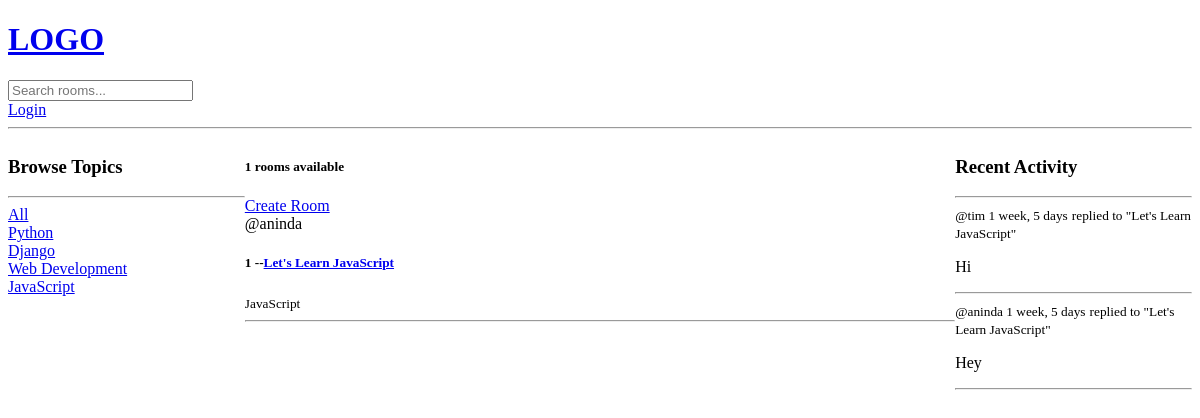
/?q=JavaScript, run on an earlier commit of the app's database.
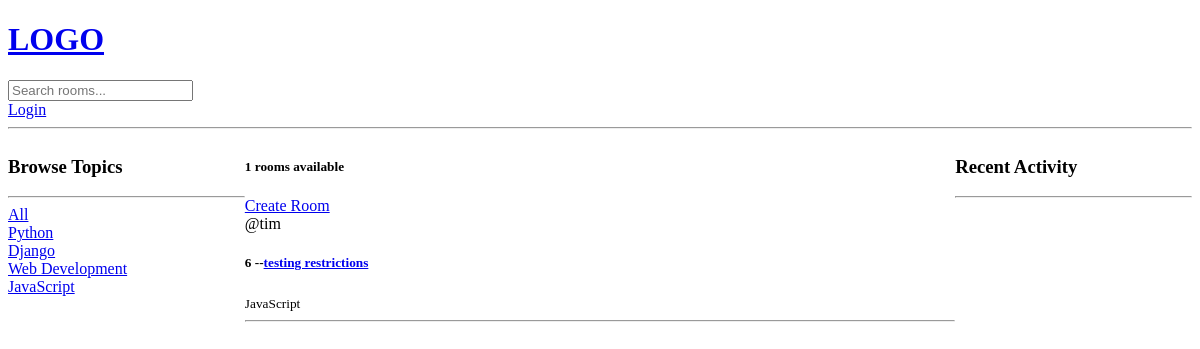
And on a later commit of the database.
### base/models.py (models this page shows)
class Topic(models.Model):
    name = models.CharField(max_length=200)
    def __str__(self):
        return self.name

class Room(models.Model):
    host = models.ForeignKey(User, on_delete=models.SET_NULL, null=True)
    topic = models.ForeignKey(Topic, on_delete=models.SET_NULL, null=True)
    name = models.CharField(max_length=200)
    description = models.TextField(null=True, blank=True)
    participants = models.ManyToManyField(User, related_name="participants", blank=True)
    updated = models.DateTimeField(auto_now=True)
    created = models.DateTimeField(auto_now_add=True)
    class Meta:
        ordering = ['-updated','-created']
    def __str__(self):
        return self.name

class Message(models.Model):
    user = models.ForeignKey(User, on_delete=models.CASCADE)
    room = models.ForeignKey(Room, on_delete=models.CASCADE)
    body = models.TextField()
    updated = models.DateTimeField(auto_now=True)
    created = models.DateTimeField(auto_now_add=True)
    class Meta:
        ordering = ['-updated','-created']
    def __str__(self):
        return self.body[0:50]

### base/views.py (the view)
# urls.py: path('', views.home, name='home'),
def home(request):
    q = request.GET.get('q') if request.GET.get('q') != None else ''
    rooms = Room.objects.filter(Q(topic__name__icontains=q) |
                                Q(name__icontains=q) |
                                Q(description__icontains=q)
                                )
    topics = Topic.objects.all()
    room_count = rooms.count() #works faster than python len() method
    room_messages = Message.objects.filter(Q(room__topic__name__icontains=q))
    context = {'rooms': rooms, 'topics': topics , 'room_count': room_count, 'room_messages': room_messages}
    return render(request, 'base/home.html', context)

### base/templates/base/home.html (shortened to what this page needs)
{% extends 'main.html' %}
{% block content %}
<div class="home-container">
    <div>
        {% include 'base/topics_component.html' %}
    </div>
    <div>
        <h5>{{room_count}} rooms available</h5>
        <a href="{% url 'create-room' %}">Create Room</a>
        {% include 'base/feed_component.html' %}
    </div>
    <div>
        {% include 'base/activity_component.html' %}
    </div>
</div>
{% endblock content %}

### base/templates/base/topics_component.html
<h3>Browse Topics</h3>
<hr>
<div>
    <a href="{% url 'home' %}">All</a>
</div>
{% for topic in topics %}
<div>
    <a href="{% url 'home' %}?q={{topic.name}}">{{ topic }}</a>
</div>
{% endfor %}

### base/templates/base/feed_component.html (shortened to what this page needs)
<div>
    {% for room in rooms %}
        <div>
            <span>@{{room.host.username}}</span>
            <h5>{{room.id}} --<a href="{% url 'room' room.id %}">{{room.name}}</a></h5>
            <small>{{room.topic.name}}</small>
            <hr>
        </div>
    {% endfor %}
</div>

### base/templates/base/activity_component.html (shortened to what this page needs)
<h3>Recent Activity</h3>
<hr>
{% for message in room_messages %}
    <div>
        <small>@{{message.user}} {{message.created|timesince}}</small>
        <small>replied to "{{message.room}}" </small>
        <p>{{message}}</p>
        <hr>
    </div>
{% endfor %}

What changed in the data, as far as the page shows it:
removed Room: host.username "aninda", id "1", name "Let's Learn JavaScript", topic.name "JavaScript"
removed Message: user "tim", created "1 week, 5 days", room "Let's Learn JavaScript", body "Hi"
removed Message: user "aninda", created "1 week, 5 days", room "Let's Learn JavaScript", body "Hey"
added Room: host.username "tim", id "6", name "testing restrictions", topic.name "JavaScript"
